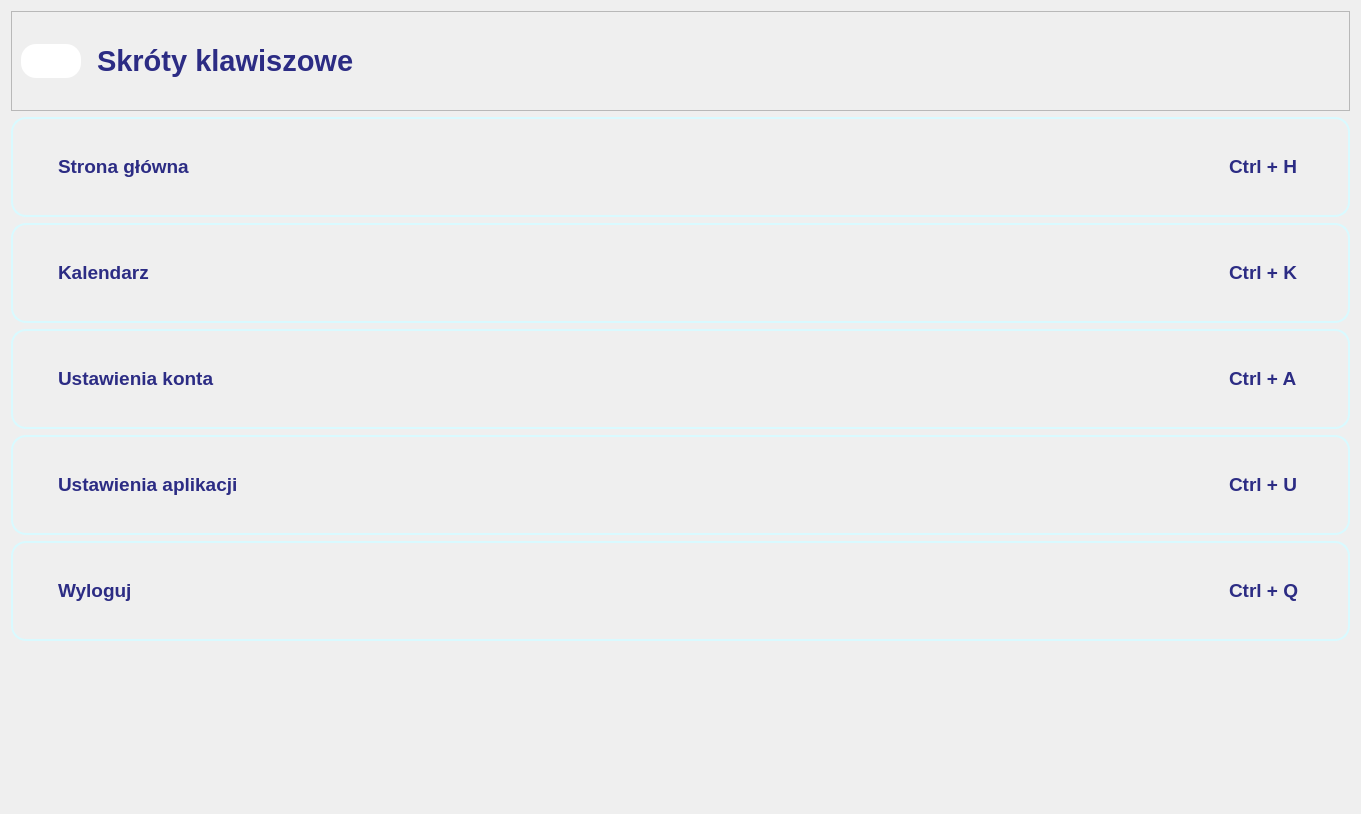
<?xml version="1.0" encoding="UTF-8"?>
<ui version="4.0">
 <class>Form</class>
 <widget class="QWidget" name="Form">
  <property name="geometry">
   <rect>
    <x>0</x>
    <y>0</y>
    <width>1361</width>
    <height>814</height>
   </rect>
  </property>
  <property name="windowTitle">
   <string>Form</string>
  </property>
  <property name="styleSheet">
   <string notr="true">#skrot_kalendarz,
#skrot_strona_glowna,
#skrot_ustawienia_konta,
#skrot_ustawienia,
#skrot_wyloguj {
	border-style:solid;
	border-radius:15px;
	border-width:2px;
	border-color: #D9FAFF;
}
QLabel {
	color: #2c2c84;
}
QPushButton {
	background-color: white; /* Kolor tła */
	border: none; /* Brak obramowania */
	color: white; /* Kolor czcionki */
	padding: 10px 20px; /* Wielkość przycisku */
	border-radius: 15px; /* Zaokrąglenie krawędzi */
}
QPushButton:hover {
	background-color: #E6E6FF; /* Kolor tła po najechaniu myszką */
}
QPushButton:pressed {
	background-color: #CCCCFF; /* Kolor tła po kliknięciu */
}</string>
  </property>
  <layout class="QVBoxLayout" name="verticalLayout">
   <item>
    <widget class="QFrame" name="skroty_klawiszowe_top">
     <property name="minimumSize">
      <size>
       <width>0</width>
       <height>100</height>
      </size>
     </property>
     <property name="maximumSize">
      <size>
       <width>16777215</width>
       <height>100</height>
      </size>
     </property>
     <property name="frameShape">
      <enum>QFrame::StyledPanel</enum>
     </property>
     <property name="frameShadow">
      <enum>QFrame::Raised</enum>
     </property>
     <layout class="QHBoxLayout" name="horizontalLayout_48">
      <item>
       <widget class="QPushButton" name="btn_powrot_skroty_klawiszowe">
        <property name="maximumSize">
         <size>
          <width>60</width>
          <height>16777215</height>
         </size>
        </property>
        <property name="text">
         <string/>
        </property>
        <property name="icon">
         <iconset>
          <normaloff>../icons/icons_blue/arrow-left.svg</normaloff>../icons/icons_blue/arrow-left.svg</iconset>
        </property>
        <property name="iconSize">
         <size>
          <width>40</width>
          <height>40</height>
         </size>
        </property>
       </widget>
      </item>
      <item>
       <spacer name="horizontalSpacer_6">
        <property name="orientation">
         <enum>Qt::Horizontal</enum>
        </property>
        <property name="sizeType">
         <enum>QSizePolicy::Maximum</enum>
        </property>
        <property name="sizeHint" stdset="0">
         <size>
          <width>10</width>
          <height>20</height>
         </size>
        </property>
       </spacer>
      </item>
      <item>
       <widget class="QLabel" name="lb_skroty_skroty_klawiszowe">
        <property name="minimumSize">
         <size>
          <width>0</width>
          <height>70</height>
         </size>
        </property>
        <property name="maximumSize">
         <size>
          <width>16777215</width>
          <height>70</height>
         </size>
        </property>
        <property name="font">
         <font>
          <pointsize>22</pointsize>
          <weight>75</weight>
          <bold>true</bold>
         </font>
        </property>
        <property name="text">
         <string>Skróty klawiszowe</string>
        </property>
       </widget>
      </item>
     </layout>
    </widget>
   </item>
   <item>
    <widget class="QFrame" name="skrot_strona_glowna">
     <property name="minimumSize">
      <size>
       <width>0</width>
       <height>100</height>
      </size>
     </property>
     <property name="maximumSize">
      <size>
       <width>16777215</width>
       <height>100</height>
      </size>
     </property>
     <property name="frameShape">
      <enum>QFrame::StyledPanel</enum>
     </property>
     <property name="frameShadow">
      <enum>QFrame::Raised</enum>
     </property>
     <layout class="QHBoxLayout" name="horizontalLayout_21">
      <item>
       <widget class="QLabel" name="lb_skroty_ikona_strona_glowna">
        <property name="minimumSize">
         <size>
          <width>30</width>
          <height>30</height>
         </size>
        </property>
        <property name="maximumSize">
         <size>
          <width>30</width>
          <height>30</height>
         </size>
        </property>
        <property name="font">
         <font>
          <pointsize>8</pointsize>
         </font>
        </property>
        <property name="text">
         <string/>
        </property>
        <property name="pixmap">
         <pixmap>../icons/icons_blue/home.svg</pixmap>
        </property>
        <property name="scaledContents">
         <bool>true</bool>
        </property>
       </widget>
      </item>
      <item>
       <widget class="QLabel" name="lb_skroty_strona_glowna">
        <property name="minimumSize">
         <size>
          <width>250</width>
          <height>45</height>
         </size>
        </property>
        <property name="maximumSize">
         <size>
          <width>16777215</width>
          <height>45</height>
         </size>
        </property>
        <property name="font">
         <font>
          <pointsize>14</pointsize>
          <weight>75</weight>
          <bold>true</bold>
         </font>
        </property>
        <property name="text">
         <string>Strona główna</string>
        </property>
       </widget>
      </item>
      <item>
       <widget class="QLabel" name="lb_skroty_skrot_strona_glowna">
        <property name="minimumSize">
         <size>
          <width>110</width>
          <height>0</height>
         </size>
        </property>
        <property name="maximumSize">
         <size>
          <width>110</width>
          <height>45</height>
         </size>
        </property>
        <property name="font">
         <font>
          <pointsize>14</pointsize>
          <weight>75</weight>
          <bold>true</bold>
         </font>
        </property>
        <property name="text">
         <string>Ctrl + H</string>
        </property>
       </widget>
      </item>
     </layout>
    </widget>
   </item>
   <item>
    <widget class="QFrame" name="skrot_kalendarz">
     <property name="minimumSize">
      <size>
       <width>0</width>
       <height>100</height>
      </size>
     </property>
     <property name="maximumSize">
      <size>
       <width>16777215</width>
       <height>100</height>
      </size>
     </property>
     <property name="frameShape">
      <enum>QFrame::StyledPanel</enum>
     </property>
     <property name="frameShadow">
      <enum>QFrame::Raised</enum>
     </property>
     <layout class="QHBoxLayout" name="horizontalLayout_22">
      <item>
       <widget class="QLabel" name="lb_skroty_ikona_kalendarz">
        <property name="minimumSize">
         <size>
          <width>30</width>
          <height>30</height>
         </size>
        </property>
        <property name="maximumSize">
         <size>
          <width>30</width>
          <height>30</height>
         </size>
        </property>
        <property name="font">
         <font>
          <pointsize>8</pointsize>
         </font>
        </property>
        <property name="text">
         <string/>
        </property>
        <property name="pixmap">
         <pixmap>../icons/icons_blue/calendar.svg</pixmap>
        </property>
        <property name="scaledContents">
         <bool>true</bool>
        </property>
       </widget>
      </item>
      <item>
       <widget class="QLabel" name="lb_skroty_kalendarz">
        <property name="minimumSize">
         <size>
          <width>250</width>
          <height>45</height>
         </size>
        </property>
        <property name="maximumSize">
         <size>
          <width>16777215</width>
          <height>45</height>
         </size>
        </property>
        <property name="font">
         <font>
          <pointsize>14</pointsize>
          <weight>75</weight>
          <bold>true</bold>
         </font>
        </property>
        <property name="text">
         <string>Kalendarz</string>
        </property>
       </widget>
      </item>
      <item>
       <widget class="QLabel" name="lb_skroty_skrot_kalendarz">
        <property name="minimumSize">
         <size>
          <width>110</width>
          <height>0</height>
         </size>
        </property>
        <property name="maximumSize">
         <size>
          <width>110</width>
          <height>45</height>
         </size>
        </property>
        <property name="font">
         <font>
          <pointsize>14</pointsize>
          <weight>75</weight>
          <bold>true</bold>
         </font>
        </property>
        <property name="text">
         <string>Ctrl + K</string>
        </property>
       </widget>
      </item>
     </layout>
    </widget>
   </item>
   <item>
    <widget class="QFrame" name="skrot_ustawienia_konta">
     <property name="minimumSize">
      <size>
       <width>0</width>
       <height>100</height>
      </size>
     </property>
     <property name="maximumSize">
      <size>
       <width>16777215</width>
       <height>100</height>
      </size>
     </property>
     <property name="frameShape">
      <enum>QFrame::StyledPanel</enum>
     </property>
     <property name="frameShadow">
      <enum>QFrame::Raised</enum>
     </property>
     <layout class="QHBoxLayout" name="horizontalLayout_44">
      <item>
       <widget class="QLabel" name="lb_skroty_ikona_ustawienia_konta">
        <property name="minimumSize">
         <size>
          <width>30</width>
          <height>30</height>
         </size>
        </property>
        <property name="maximumSize">
         <size>
          <width>30</width>
          <height>30</height>
         </size>
        </property>
        <property name="font">
         <font>
          <pointsize>8</pointsize>
         </font>
        </property>
        <property name="text">
         <string/>
        </property>
        <property name="pixmap">
         <pixmap>../icons/icons_blue/user.svg</pixmap>
        </property>
        <property name="scaledContents">
         <bool>true</bool>
        </property>
       </widget>
      </item>
      <item>
       <widget class="QLabel" name="lb_skroty_ustawienia_konta">
        <property name="minimumSize">
         <size>
          <width>250</width>
          <height>45</height>
         </size>
        </property>
        <property name="maximumSize">
         <size>
          <width>16777215</width>
          <height>45</height>
         </size>
        </property>
        <property name="font">
         <font>
          <pointsize>14</pointsize>
          <weight>75</weight>
          <bold>true</bold>
         </font>
        </property>
        <property name="text">
         <string>Ustawienia konta</string>
        </property>
       </widget>
      </item>
      <item>
       <widget class="QLabel" name="lb_skroty_skrot_ustawienia_konta">
        <property name="minimumSize">
         <size>
          <width>110</width>
          <height>0</height>
         </size>
        </property>
        <property name="maximumSize">
         <size>
          <width>110</width>
          <height>45</height>
         </size>
        </property>
        <property name="font">
         <font>
          <pointsize>14</pointsize>
          <weight>75</weight>
          <bold>true</bold>
         </font>
        </property>
        <property name="text">
         <string>Ctrl + A</string>
        </property>
       </widget>
      </item>
     </layout>
    </widget>
   </item>
   <item>
    <widget class="QFrame" name="skrot_ustawienia">
     <property name="minimumSize">
      <size>
       <width>0</width>
       <height>100</height>
      </size>
     </property>
     <property name="maximumSize">
      <size>
       <width>16777215</width>
       <height>100</height>
      </size>
     </property>
     <property name="frameShape">
      <enum>QFrame::StyledPanel</enum>
     </property>
     <property name="frameShadow">
      <enum>QFrame::Raised</enum>
     </property>
     <layout class="QHBoxLayout" name="horizontalLayout_45">
      <item>
       <widget class="QLabel" name="lb_skroty_ikona_ustawienia">
        <property name="minimumSize">
         <size>
          <width>30</width>
          <height>30</height>
         </size>
        </property>
        <property name="maximumSize">
         <size>
          <width>30</width>
          <height>30</height>
         </size>
        </property>
        <property name="font">
         <font>
          <pointsize>8</pointsize>
         </font>
        </property>
        <property name="text">
         <string/>
        </property>
        <property name="pixmap">
         <pixmap>../icons/icons_blue/settings.svg</pixmap>
        </property>
        <property name="scaledContents">
         <bool>true</bool>
        </property>
       </widget>
      </item>
      <item>
       <widget class="QLabel" name="lb_skroty_ustawienia">
        <property name="minimumSize">
         <size>
          <width>250</width>
          <height>45</height>
         </size>
        </property>
        <property name="maximumSize">
         <size>
          <width>16777215</width>
          <height>45</height>
         </size>
        </property>
        <property name="font">
         <font>
          <pointsize>14</pointsize>
          <weight>75</weight>
          <bold>true</bold>
         </font>
        </property>
        <property name="text">
         <string>Ustawienia aplikacji</string>
        </property>
       </widget>
      </item>
      <item>
       <widget class="QLabel" name="lb_skroty_skrot_ustawienia">
        <property name="minimumSize">
         <size>
          <width>110</width>
          <height>0</height>
         </size>
        </property>
        <property name="maximumSize">
         <size>
          <width>110</width>
          <height>45</height>
         </size>
        </property>
        <property name="font">
         <font>
          <pointsize>14</pointsize>
          <weight>75</weight>
          <bold>true</bold>
         </font>
        </property>
        <property name="text">
         <string>Ctrl + U</string>
        </property>
       </widget>
      </item>
     </layout>
    </widget>
   </item>
   <item>
    <widget class="QFrame" name="skrot_wyloguj">
     <property name="minimumSize">
      <size>
       <width>0</width>
       <height>100</height>
      </size>
     </property>
     <property name="maximumSize">
      <size>
       <width>16777215</width>
       <height>100</height>
      </size>
     </property>
     <property name="frameShape">
      <enum>QFrame::StyledPanel</enum>
     </property>
     <property name="frameShadow">
      <enum>QFrame::Raised</enum>
     </property>
     <layout class="QHBoxLayout" name="horizontalLayout_46">
      <item>
       <widget class="QLabel" name="lb_skroty_ikona_wyloguj">
        <property name="minimumSize">
         <size>
          <width>30</width>
          <height>30</height>
         </size>
        </property>
        <property name="maximumSize">
         <size>
          <width>30</width>
          <height>30</height>
         </size>
        </property>
        <property name="font">
         <font>
          <pointsize>8</pointsize>
         </font>
        </property>
        <property name="text">
         <string/>
        </property>
        <property name="pixmap">
         <pixmap>../icons/icons_blue/log-out.svg</pixmap>
        </property>
        <property name="scaledContents">
         <bool>true</bool>
        </property>
       </widget>
      </item>
      <item>
       <widget class="QLabel" name="lb_skroty_wyloguj">
        <property name="minimumSize">
         <size>
          <width>250</width>
          <height>45</height>
         </size>
        </property>
        <property name="maximumSize">
         <size>
          <width>16777215</width>
          <height>45</height>
         </size>
        </property>
        <property name="font">
         <font>
          <pointsize>14</pointsize>
          <weight>75</weight>
          <bold>true</bold>
         </font>
        </property>
        <property name="text">
         <string>Wyloguj</string>
        </property>
       </widget>
      </item>
      <item>
       <widget class="QLabel" name="lb_skroty_skrot_wyloguj">
        <property name="minimumSize">
         <size>
          <width>110</width>
          <height>0</height>
         </size>
        </property>
        <property name="maximumSize">
         <size>
          <width>110</width>
          <height>45</height>
         </size>
        </property>
        <property name="font">
         <font>
          <pointsize>14</pointsize>
          <weight>75</weight>
          <bold>true</bold>
         </font>
        </property>
        <property name="text">
         <string>Ctrl + Q</string>
        </property>
       </widget>
      </item>
     </layout>
    </widget>
   </item>
   <item>
    <spacer name="verticalSpacer_13">
     <property name="orientation">
      <enum>Qt::Vertical</enum>
     </property>
     <property name="sizeType">
      <enum>QSizePolicy::Expanding</enum>
     </property>
     <property name="sizeHint" stdset="0">
      <size>
       <width>1336</width>
       <height>147</height>
      </size>
     </property>
    </spacer>
   </item>
  </layout>
 </widget>
 <resources/>
 <connections/>
</ui>
